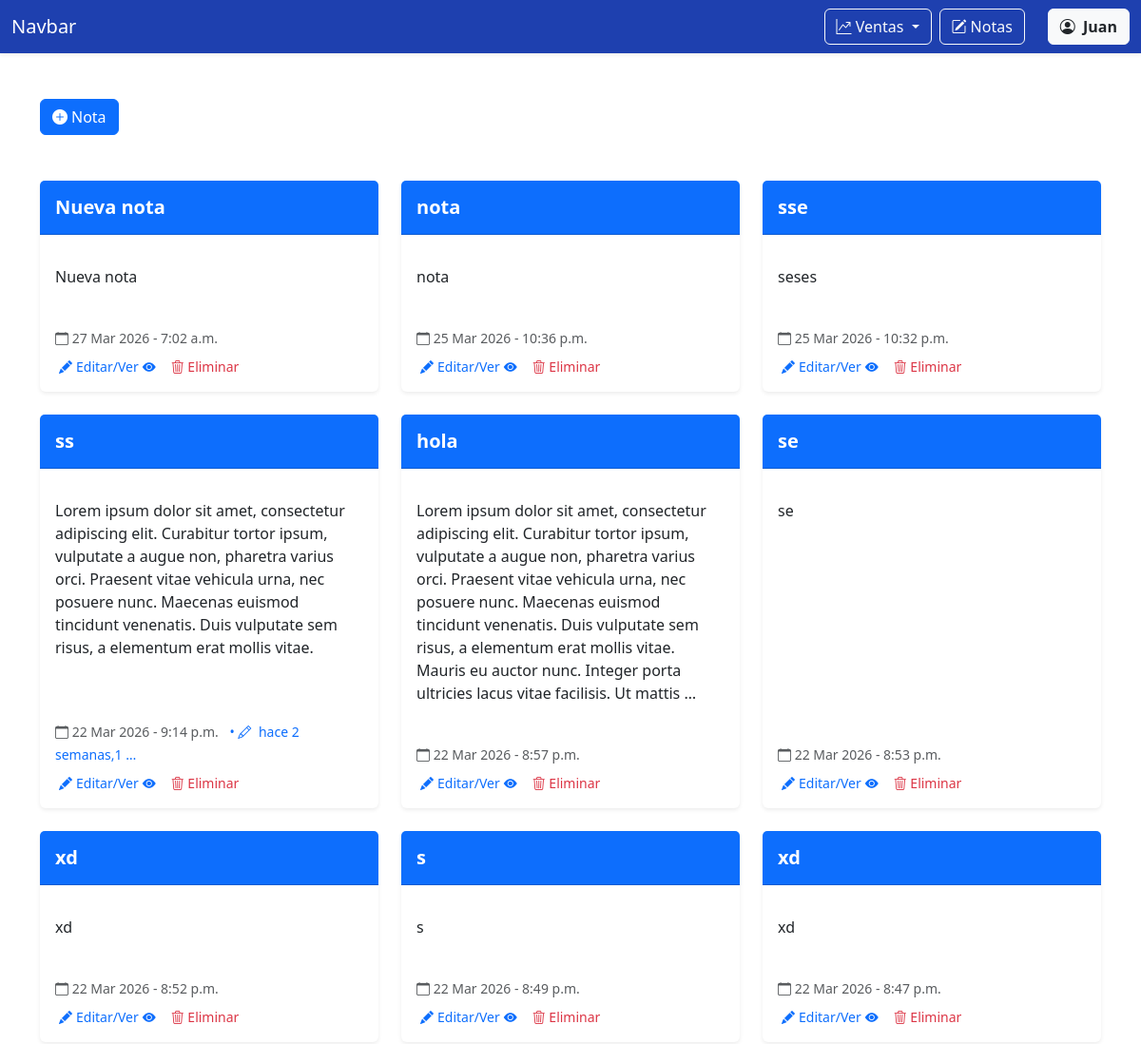
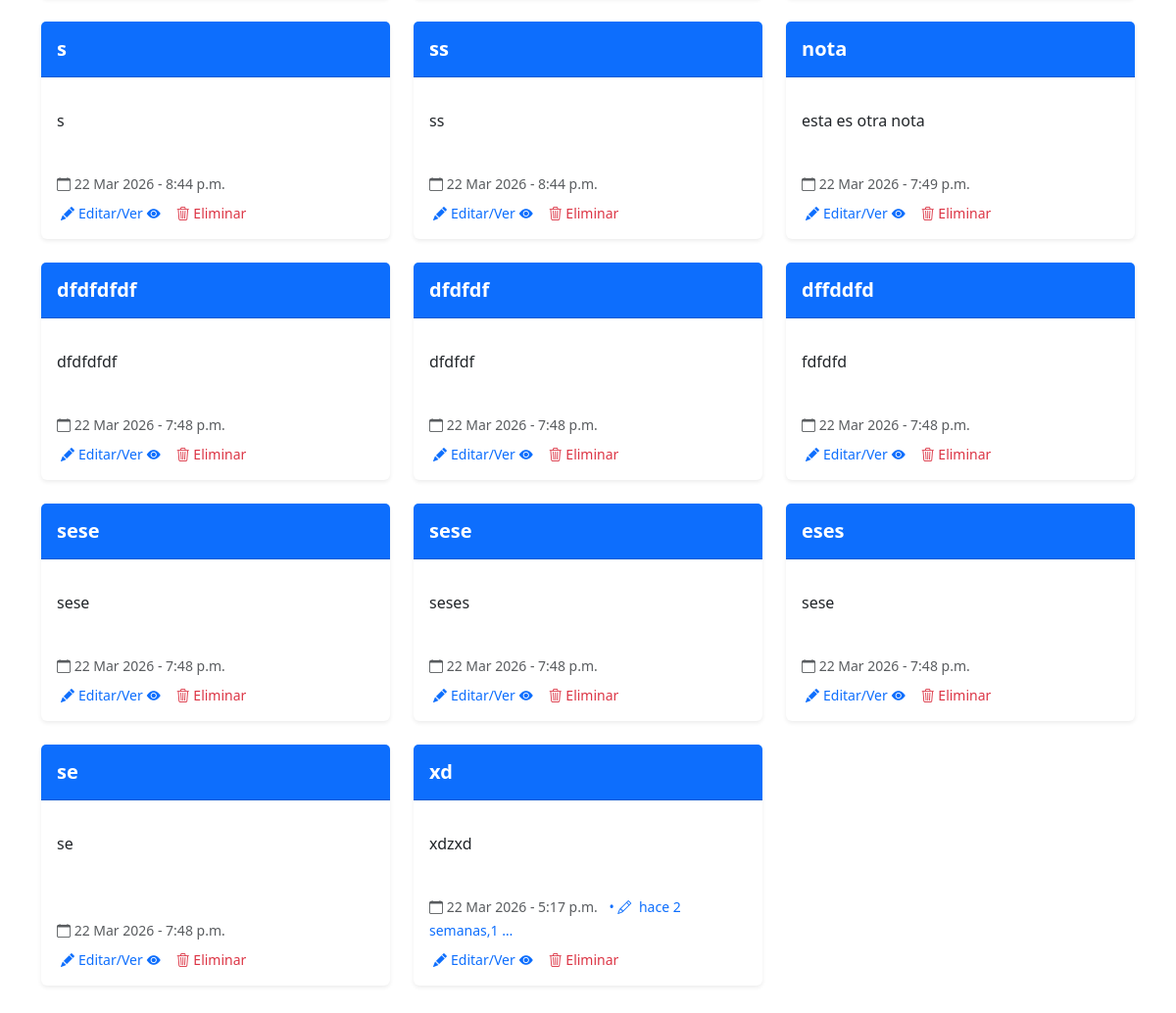
Before: /notas/ (signed in) with the older database file (2 pictures, top to bottom).
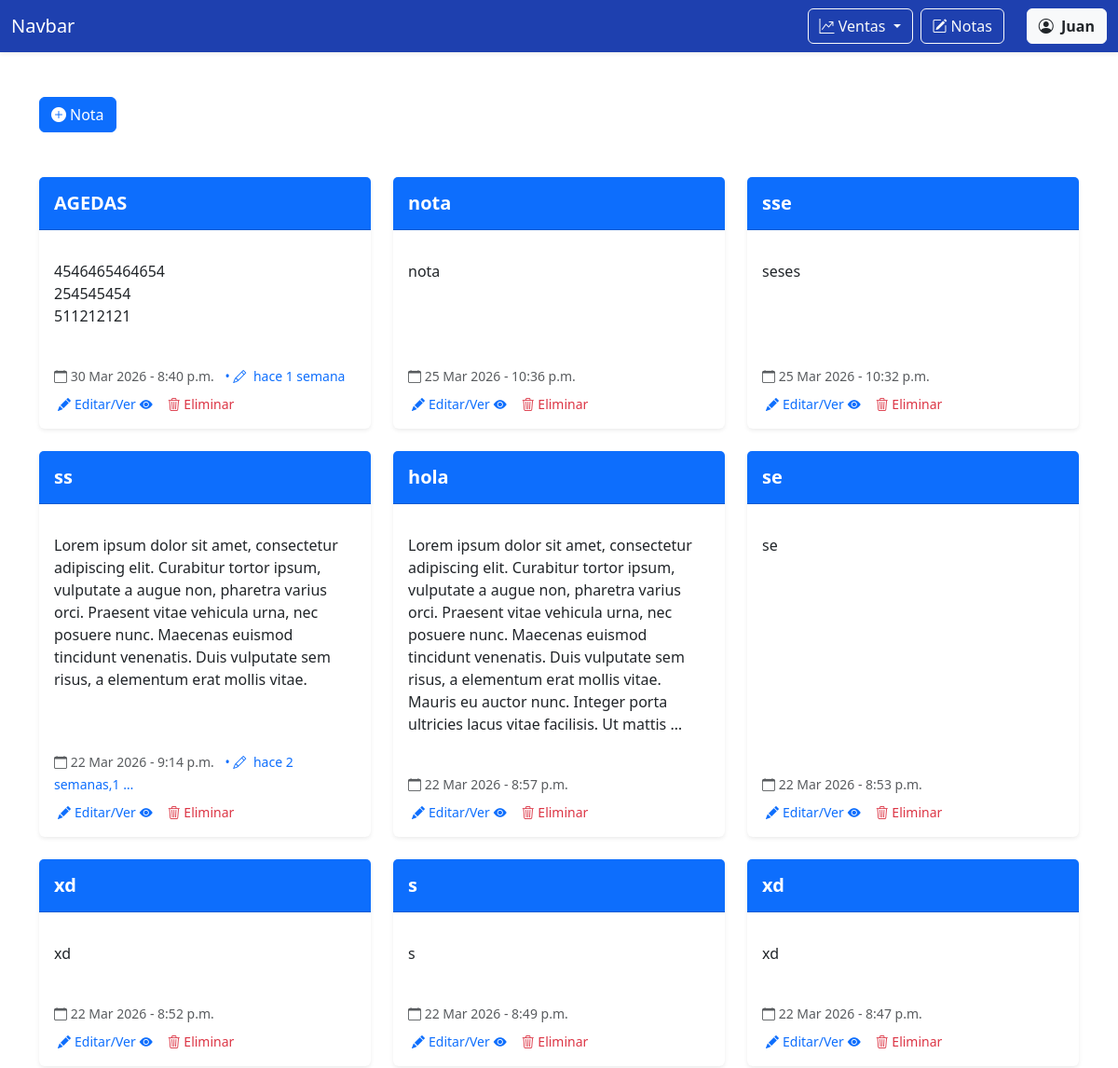
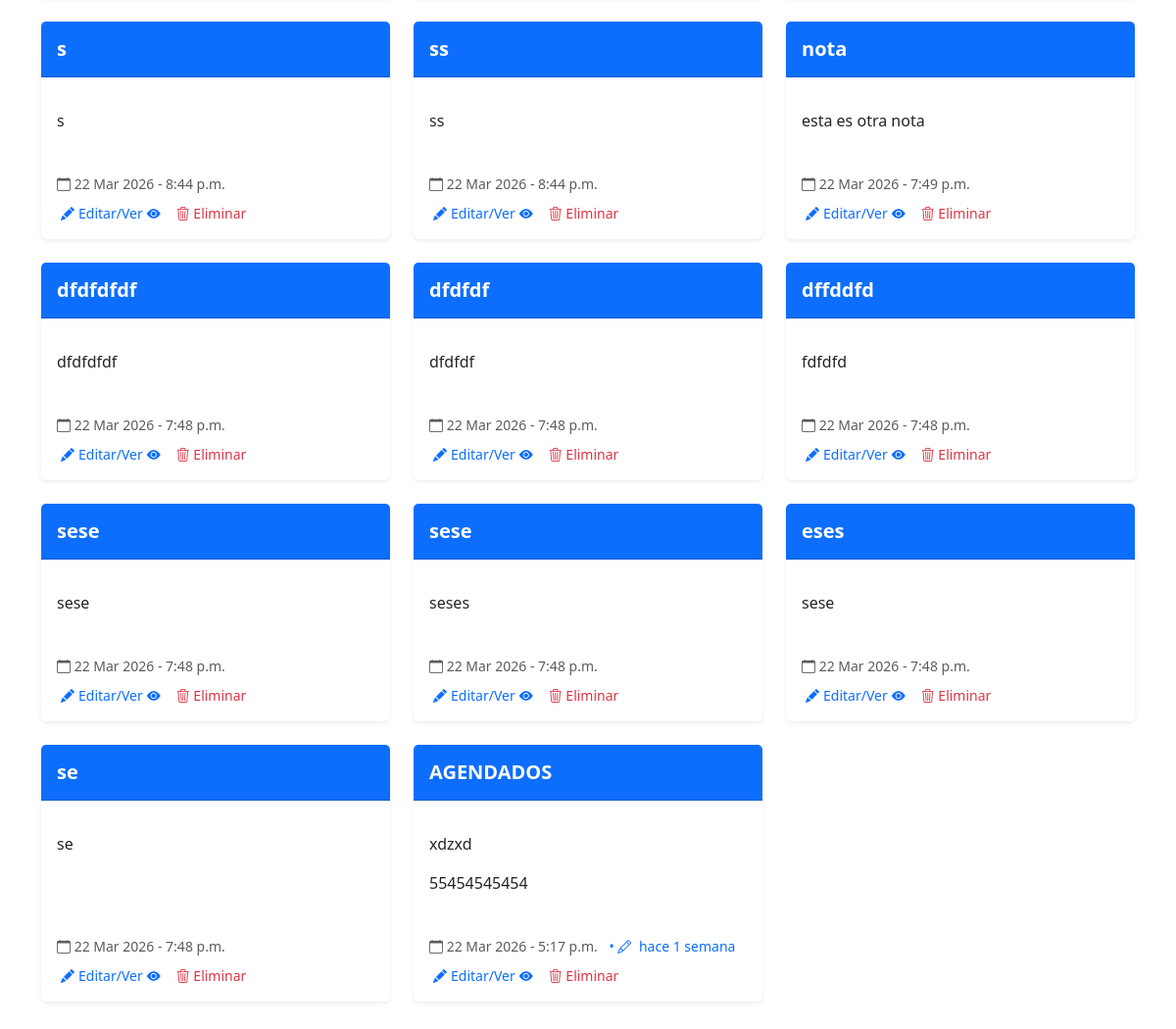
After: the same page with the newer database file (2 pictures, top to bottom).
### notas/models.py (models this page shows)
class Nota(models.Model):
    title = models.CharField('Título',max_length=200)
    description = models.TextField('Descripción',blank=True)
    created = models.DateTimeField(auto_now_add=True)
    updated = models.DateTimeField(auto_now=True)
    user = models.ForeignKey(User, on_delete=models.CASCADE)

### notas/views.py (the view, shortened to what this page needs)
# urls.py: path('', views.index_notas, name='notas'),
@login_required
def index_notas(request):
    if request.method == 'GET':
        my_notes = Nota.objects.filter(user=request.user).order_by('-created')
        return render(request, 'notas.html', {
        'form': NotaForm(),
        'notes': my_notes
    })

### notas/templates/notas.html (shortened to what this page needs)
{% extends 'base.html' %}
{% block content %}
<div class="container mt-5">
  <button type="button" class="btn btn-primary" data-bs-toggle="modal" data-bs-target="#createModal">
    <i class="bi bi-plus-circle-fill me-1"></i>Nota
  </button>
</div>
<div class="container my-5">
  <div class="row">
    {% for note in notes %}
    <div class="col-md-4 mb-4">
      <div class="card h-100 shadow-sm border-0">
        <div class="card-header bg-primary text-white py-3">
          <h5 class="card-title mb-0 fw-bold">{{ note.title }}</h5>
        </div>
        <div class="card-body">
          <p class="card-text text-secondary">
            {{ note.description|linebreaks|truncatewords:50 }}
          </p>
        </div>
        <div class="card-footer bg-transparent border-0">
          <small class="text-muted">
            <i class="bi bi-calendar"></i> {{ note.created|date:"d M Y" }} - {{note.created|time:"g:i a"}}
            {% if note.updated|date:"U" > note.created|date:"U" %}
            <span class="ms-2 text-primary">
              • <i class="bi bi-pencil me-1"></i>
              hace {{note.updated|timesince|truncatewords:2}}
            </span>
            {% endif %}
          </small>
        </div>
        <div class="px-3 pb-3 d-flex gap-3">
          <button type="button" class="btn btn-sm btn-outline-primary border-0 p-0 ms-1"
            data-bs-target="#updateModal{{ note.id }}" data-bs-toggle="modal">
            <i class="bi bi-pencil-fill me-1"></i>Editar/Ver<i class="bi bi-eye-fill ms-1"></i>
          </button>
          <button type="button" class="btn btn-sm btn-outline-danger border-0 p-0" data-bs-toggle="modal"
            data-bs-target="#deleteModal{{note.id}}">
            <i class="bi bi-trash3"></i>
            Eliminar
          </button>
        </div>
      </div>
    </div>
    {% endfor %}
  </div>
</div>
{% endblock content %}

Changed rows visible on the page:
removed Nota: title "Nueva nota", description "Nueva nota", created "27 Mar 2026", created "7:02 a.m."
added Nota: title "AGEDAS", description "4546465464654 254545454 511212121", created "30 Mar 2026", created "8:40 p.m.", updated "1 semana"
changed Nota: title "xd" → "AGENDADOS"; description "xdzxd" → "xdzxd 55454545454"; updated "2 semanas,1 …" → "1 semana"
